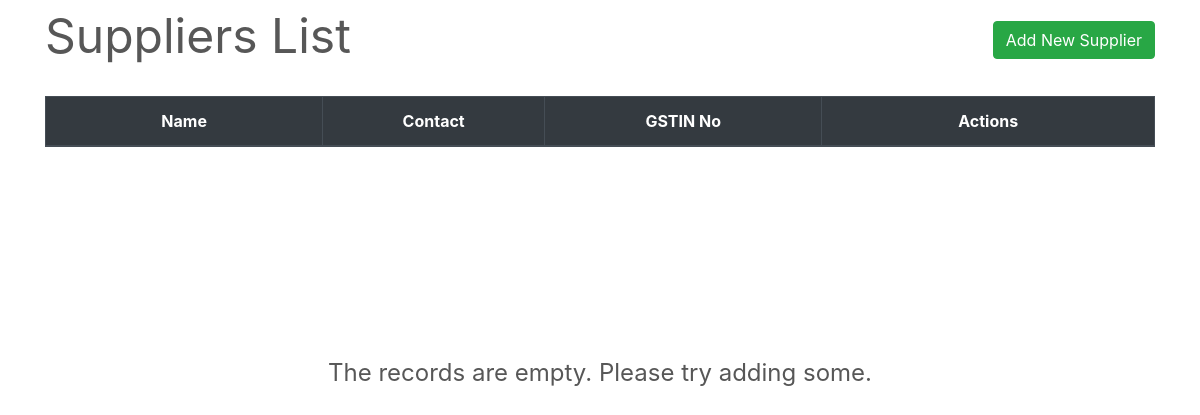
/transactions/suppliers/, run on an earlier commit of the app's database.
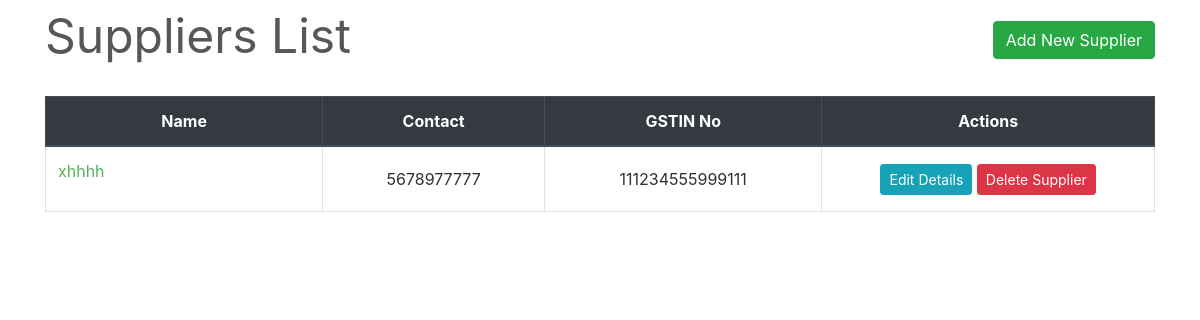
And on a later commit of the database.
### transactions/views.py (the view)
class SupplierListView(ListView):
    model = Supplier
    template_name = "suppliers/suppliers_list.html"
    queryset = get_active_suppliers()
    paginate_by = 10

### transactions/templates/suppliers/suppliers_list.html (shortened to what this page needs)
{% extends "base.html" %}
{% load widget_tweaks %}
{% block content %}
    <div class="row" style="color: #575757; font-style: bold; font-size: 3rem;">
        <div class="col-md-8">Suppliers List</div>
        <div class="col-md-4">
            <div style="float:right;"> <a class="btn btn-success" href="{% url 'new-supplier' %}">Add New Supplier</a> </div>
        </div>
    </div>
    <br>
    <table class="table table-css table-hover table-bordered">
        <thead class="thead-dark align-middle">
            <tr>
                <th width="25%">Name</th>
                <th width="20%">Contact</th>
                <th width="25%">GSTIN No</th>
                <th width="30%">Actions</th>
            </tr>
        </thead>
{% if object_list %}
        <tbody>
            {% for supplier in object_list %}
            <tr>
                <td>
                    <p> <a href="{% url 'supplier' supplier.name %}">{{ supplier.name }}</a> </p>
                </td>
                <td class="align-middle"> {{ supplier.phone }} </td>
                <td class="align-middle"> {{ supplier.gstin }} </td>
                <td class="align-middle">
                    <div class="align-middle">
                        <a href="{% url 'edit-supplier' supplier.pk %}" class="btn btn-info btn-sm">Edit Details</a>
                        <a href="{% url 'delete-supplier' supplier.pk %}" class="btn btn-danger btn-sm">Delete Supplier</a>
                    </div>
                </td>
            </tr>
            {% endfor %}
        </tbody>
    </table>
{% else %}
    </table>
    <br><br><br><br><br><br><br><br>
    <div style="color: #575757; font-style: bold; font-size: 1.5rem; text-align: center;">The records are empty. Please try adding some.</div>
{% endif %}
{% endblock content %}

What changed in the data, as far as the page shows it:
added Supplier: name "xhhhh", phone "5678977777", gstin "111234555999111"
Also different on the page:
text no longer shown: "The records are empty. Please try adding some."
